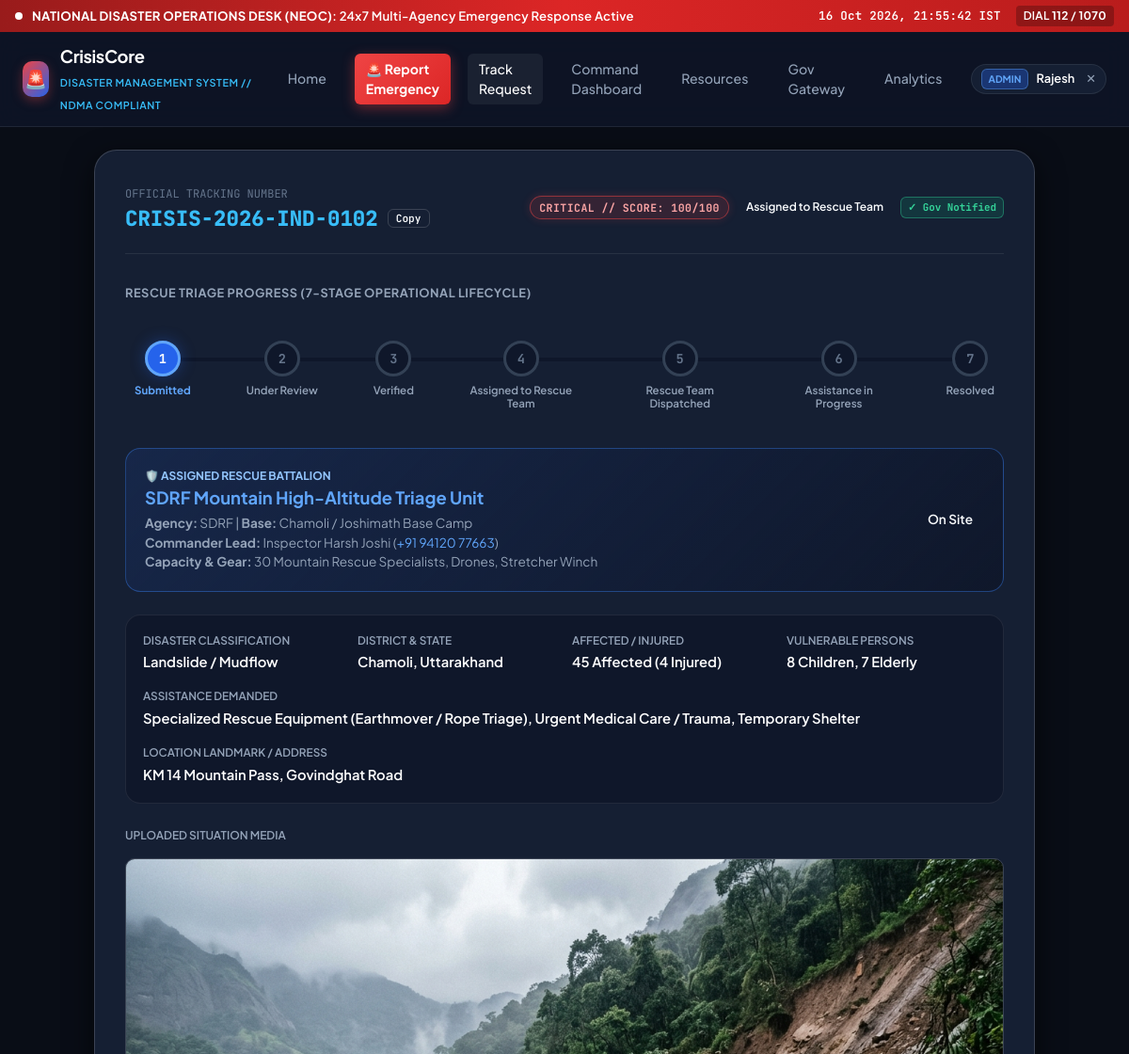
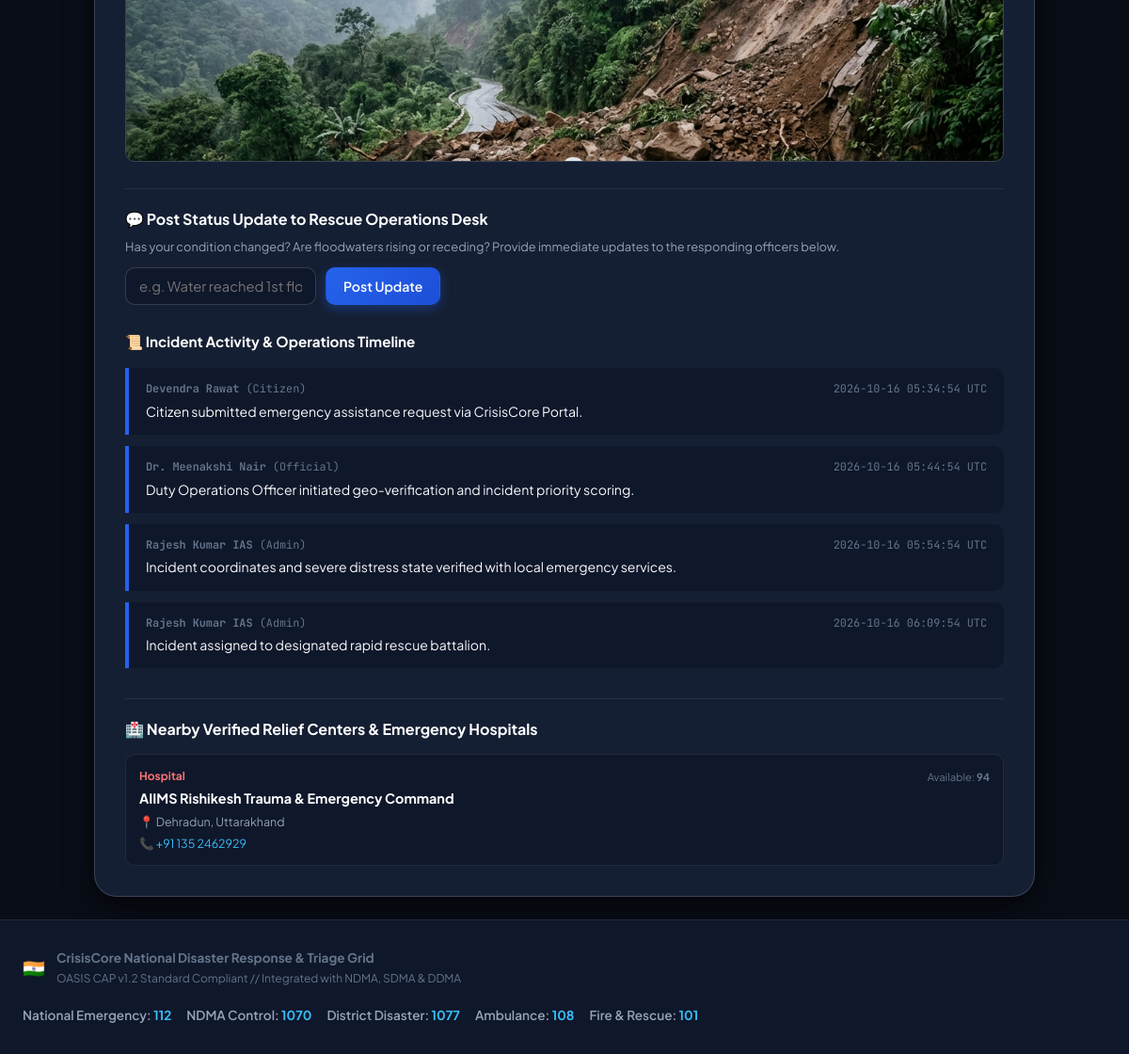
The app's page /track?id=CRISIS-2026-IND-0102 (signed in) with its own data (2 pictures, top to bottom).
### tables this page shows
CREATE TABLE incidents (
        id INTEGER PRIMARY KEY AUTOINCREMENT,
        tracking_id TEXT UNIQUE NOT NULL,
        citizen_name TEXT NOT NULL,
        phone TEXT NOT NULL,
        disaster_type TEXT NOT NULL,
        severity_input TEXT NOT NULL,
        priority_score INTEGER NOT NULL DEFAULT 50,
        priority_level TEXT NOT NULL DEFAULT 'MEDIUM',
        affected_count INTEGER NOT NULL DEFAULT 1,
        injured_count INTEGER NOT NULL DEFAULT 0,
        children_count INTEGER NOT NULL DEFAULT 0,
        elderly_count INTEGER NOT NULL DEFAULT 0,
        lat REAL NOT NULL,
        lng REAL NOT NULL,
        state TEXT NOT NULL,
        district TEXT NOT NULL,
        address TEXT NOT NULL,
        description TEXT NOT NULL,
        problems TEXT,
        assistance_required TEXT NOT NULL,
        status TEXT NOT NULL CHECK(status IN (
            'Submitted',
            'Under Review',
            'Verified',
            'Assigned to Rescue Team',
            'Rescue Team Dispatched',
            'Assistance in Progress',
            'Resolved'
        )) DEFAULT 'Submitted',
        assigned_team_id INTEGER,
        government_sync_status TEXT NOT NULL DEFAULT 'NOT_FORWARDED',
        sync_receipt_id TEXT,
        sync_timestamp TEXT,
        media_url TEXT,
        priority_breakdown_json TEXT,
        created_at TEXT NOT NULL,
        updated_at TEXT NOT NULL,
        FOREIGN KEY (assigned_team_id) REFERENCES rescue_teams(id)
    );

CREATE TABLE rescue_teams (
        id INTEGER PRIMARY KEY AUTOINCREMENT,
        name TEXT NOT NULL,
        agency TEXT NOT NULL,
        contact_lead TEXT NOT NULL,
        phone TEXT NOT NULL,
        base_location TEXT NOT NULL,
        lat REAL NOT NULL,
        lng REAL NOT NULL,
        status TEXT NOT NULL CHECK(status IN ('Available', 'Dispatched', 'On Site', 'Standby')) DEFAULT 'Available',
        specialization TEXT NOT NULL,
        capacity_info TEXT NOT NULL
    );

CREATE TABLE incident_updates (
        id INTEGER PRIMARY KEY AUTOINCREMENT,
        incident_id INTEGER NOT NULL,
        status_from TEXT,
        status_to TEXT NOT NULL,
        notes TEXT NOT NULL,
        author_name TEXT NOT NULL,
        author_role TEXT NOT NULL,
        created_at TEXT NOT NULL,
        FOREIGN KEY (incident_id) REFERENCES incidents(id) ON DELETE CASCADE
    );

CREATE TABLE relief_camps_hospitals (
        id INTEGER PRIMARY KEY AUTOINCREMENT,
        name TEXT NOT NULL,
        type TEXT NOT NULL CHECK(type IN ('Hospital', 'Relief Camp', 'Helipad', 'Emergency Supply Depot')),
        lat REAL NOT NULL,
        lng REAL NOT NULL,
        district TEXT NOT NULL,
        state TEXT NOT NULL,
        total_capacity INTEGER NOT NULL,
        available_capacity INTEGER NOT NULL,
        contact_phone TEXT NOT NULL,
        verified INTEGER NOT NULL DEFAULT 1
    );

### app.py (the view)
@app.route("/track")
def track_request_page():
    tracking_id = request.args.get("id", "").strip()
    phone_query = request.args.get("phone", "").strip()
    incident = None
    updates = []
    assigned_team = None
    nearby_camps = []
    if tracking_id or phone_query:
        conn = get_db()
        cursor = conn.cursor()
        if tracking_id:
            cursor.execute("SELECT * FROM incidents WHERE tracking_id = ?", (tracking_id,))
        else:
            cursor.execute("SELECT * FROM incidents WHERE phone LIKE ? ORDER BY id DESC LIMIT 1", (f"%{phone_query}%",))
        inc_row = cursor.fetchone()
        if inc_row:
            incident = dict(inc_row)
            cursor.execute("SELECT * FROM incident_updates WHERE incident_id = ? ORDER BY id ASC", (incident["id"],))
            updates = [dict(u) for u in cursor.fetchall()]
            if incident.get("assigned_team_id"):
                cursor.execute("SELECT * FROM rescue_teams WHERE id = ?", (incident["assigned_team_id"],))
                team_row = cursor.fetchone()
                if team_row:
                    assigned_team = dict(team_row)
            cursor.execute("""
                SELECT * FROM relief_camps_hospitals
                WHERE district = ? OR state = ?
                ORDER BY available_capacity DESC LIMIT 4
            """, (incident["district"], incident["state"]))
            nearby_camps = [dict(c) for c in cursor.fetchall()]
        conn.close()
    return render_template(
        "tracking.html",
        tracking_id=tracking_id,
        phone_query=phone_query,
        incident=incident,
        updates=updates,
        assigned_team=assigned_team,
        nearby_camps=nearby_camps
    )

### templates/tracking.html (shortened to what this page needs)
{% extends "base.html" %}
{% block content %}
<div class="tracking-container">
  {% if not incident %}
    <div class="form-container-card" style="max-width:680px; text-align:center;">
      <h2 style="font-size:1.6rem; font-weight:800; color:var(--text-bright); margin-bottom:8px;">
        🔍 Live Emergency Request Tracking
      </h2>
      <p style="color:var(--text-muted); font-size:0.92rem; margin-bottom:24px;">
        Check real-time rescue status, assigned battalions, and control room actions.
      </p>
      <form action="/track" method="GET" style="display:flex; flex-direction:column; gap:16px;">
        <div class="track-input-group">
          <input type="text" name="id" placeholder="Enter Tracking ID (e.g. CRISIS-2026-IND-0101)" required>
          <button type="submit" class="btn btn-primary">Track by ID</button>
        </div>
      </form>
      <div style="margin:20px 0; display:flex; align-items:center; gap:12px;">
        <div style="flex:1; height:1px; background:var(--border-subtle);"></div>
        <span style="font-size:0.78rem; color:var(--text-dim); text-transform:uppercase;">or lookup by mobile</span>
        <div style="flex:1; height:1px; background:var(--border-subtle);"></div>
      </div>
      <form action="/track" method="GET">
        <div class="track-input-group">
          <input type="tel" name="phone" placeholder="Enter registered Mobile Number" required>
          <button type="submit" class="btn btn-outline">Find Request</button>
        </div>
      </form>
      {% if tracking_id or phone_query %}
        <div style="margin-top:20px; padding:14px; background:rgba(239,68,68,0.12); border:1px solid rgba(239,68,68,0.3); border-radius:var(--radius-md); color:#fca5a5; font-size:0.85rem;">
          No active emergency request found for "<b>{{ tracking_id or phone_query }}</b>". Please verify the ID or contact <b>112</b> directly.
        </div>
      {% endif %}
    </div>
  {% else %}
    <div class="tracking-dossier-card">
      <div class="tracking-header">
        <div>
          <span style="font-size:0.75rem; color:var(--text-dim); text-transform:uppercase; font-family:var(--font-mono);">
            Official Tracking Number
          </span>
          <div class="tracking-id-tag">
            <span>{{ incident.tracking_id }}</span>
            <button onclick="copyToClipboard('{{ incident.tracking_id }}')" class="btn btn-outline btn-sm" style="padding:2px 8px; font-size:0.7rem;">Copy</button>
          </div>
        </div>
        <div style="display:flex; align-items:center; gap:10px; flex-wrap:wrap;">
          <span class="badge-priority {{ incident.priority_level.lower() }}">
            {{ incident.priority_level }} // Score: {{ incident.priority_score }}/100
          </span>
          <span class="badge-status {{ incident.status.lower().replace(' ', '-') }}">
            {{ incident.status }}
          </span>
          {% if incident.government_sync_status == 'TRANSMITTED' %}
            <span class="badge-gov transmitted" title="Transmitted to Official NDMA/SDMA Gateway">✓ Gov Notified</span>
          {% endif %}
        </div>
      </div>
      {% set stages = [
        "Submitted",
        "Under Review",
        "Verified",
        "Assigned to Rescue Team",
        "Rescue Team Dispatched",
        "Assistance in Progress",
        "Resolved"
      ] %}
      {% set current_index = 0 %}
      {% for s in stages %}
        {% if s == incident.status %}
          {% set current_index = loop.index0 %}
        {% endif %}
      {% endfor %}
      <div style="margin:24px 0 10px 0;">
        <span style="font-size:0.8rem; font-weight:700; color:var(--text-muted); text-transform:uppercase; letter-spacing:0.04em;">
          Rescue Triage Progress (7-Stage Operational Lifecycle)
        </span>
      </div>
      <div class="timeline-progress-track">
        {% for s in stages %}
          {% set step_idx = loop.index0 %}
          <div class="timeline-step-node {% if step_idx < current_index %}completed{% elif step_idx == current_index %}active{% endif %}">
            <div class="node-circle">
              {% if step_idx < current_index %}
                ✓
              {% else %}
                {{ loop.index }}
              {% endif %}
            </div>
            <div class="node-title">{{ s }}</div>
          </div>
        {% endfor %}
      </div>
      {% if assigned_team %}
        <div class="assigned-responder-card">
          <div class="responder-info">
            <div style="font-size:0.75rem; text-transform:uppercase; color:#93c5fd; font-weight:700;">
              🛡️ Assigned Rescue Battalion
            </div>
            <h3>{{ assigned_team.name }}</h3>
            <p>
              <b>Agency:</b> {{ assigned_team.agency }} | <b>Base:</b> {{ assigned_team.base_location }}<br>
              <b>Commander Lead:</b> {{ assigned_team.contact_lead }} (<a href="tel:{{ assigned_team.phone }}" style="color:#60a5fa; text-decoration:none;">{{ assigned_team.phone }}</a>)<br>
              <b>Capacity & Gear:</b> {{ assigned_team.capacity_info }}
            </p>
          </div>
          <div>
            <span class="badge-status {{ assigned_team.status.lower().replace(' ', '-') }}" style="font-size:0.85rem; padding:6px 12px;">
              {{ assigned_team.status }}
            </span>
          </div>
        </div>
      {% endif %}
      <div class="dossier-meta-grid" style="margin-top:24px; padding:18px; background:var(--bg-surface); border-radius:var(--radius-lg); border:1px solid var(--border-subtle);">
        <div class="meta-field">
          <label>Disaster Classification</label>
          <span>{{ incident.disaster_type }}</span>
        </div>
        <div class="meta-field">
          <label>District & State</label>
          <span>{{ incident.district }}, {{ incident.state }}</span>
        </div>
        <div class="meta-field">
          <label>Affected / Injured</label>
          <span>{{ incident.affected_count }} Affected ({{ incident.injured_count }} Injured)</span>
        </div>
        <div class="meta-field">
          <label>Vulnerable Persons</label>
          <span>{{ incident.children_count }} Children, {{ incident.elderly_count }} Elderly</span>
        </div>
        <div class="meta-field" style="grid-column: 1 / -1;">
          <label>Assistance Demanded</label>
          <span>{{ incident.assistance_required }}</span>
        </div>
        <div class="meta-field" style="grid-column: 1 / -1;">
          <label>Location Landmark / Address</label>
          <span>{{ incident.address }}</span>
        </div>
      </div>
      {% if incident.media_url %}
        <div style="margin-top:20px;">
          <span style="font-size:0.75rem; text-transform:uppercase; color:var(--text-muted); font-weight:600;">Uploaded Situation Media</span>
          <div class="photo-preview-box">
            <img src="{{ incident.media_url }}" alt="Situation Photo">
          </div>
        </div>
      {% endif %}
      <div style="margin-top:28px; padding-top:20px; border-top:1px solid var(--border-subtle);">
        <h4 style="font-size:1rem; font-weight:700; color:var(--text-bright); margin-bottom:8px;">
          💬 Post Status Update to Rescue Operations Desk
        </h4>
        <p style="font-size:0.8rem; color:var(--text-muted); margin-bottom:12px;">
          Has your condition changed? Are floodwaters rising or receding? Provide immediate updates to the responding officers below.
        </p>
        <form id="citizenUpdateForm">
          <div style="display:flex; gap:10px;">
            <input type="text" class="form-control" id="citizenNoteInput" placeholder="e.g. Water reached 1st floor; 2 more elderly people gathered on terrace" required>
            <button type="submit" class="btn btn-primary" id="postUpdateBtn">Post Update</button>
          </div>
        </form>
      </div>
      <div class="updates-log-feed">
        <h4 style="font-size:0.95rem; font-weight:700; color:var(--text-bright); margin-bottom:4px;">
          📜 Incident Activity & Operations Timeline
        </h4>
        {% for u in updates %}
          <div class="update-entry">
            <div class="update-entry-meta">
              <span><b>{{ u.author_name }}</b> ({{ u.author_role }})</span>
              <span>{{ u.created_at[:19].replace('T', ' ') }} UTC</span>
            </div>
            <div class="update-entry-notes">{{ u.notes }}</div>
          </div>
        {% endfor %}
      </div>
      {% if nearby_camps %}
        <div style="margin-top:32px; padding-top:20px; border-top:1px solid var(--border-subtle);">
          <h4 style="font-size:1rem; font-weight:700; color:var(--text-bright); margin-bottom:14px;">
            🏥 Nearby Verified Relief Centers & Emergency Hospitals
          </h4>
          <div style="display:grid; grid-template-columns:repeat(auto-fit, minmax(240px, 1fr)); gap:14px;">
            {% for c in nearby_camps %}
              <div style="background:var(--bg-surface); border:1px solid var(--border-subtle); border-radius:var(--radius-md); padding:14px;">
                <div style="display:flex; justify-content:space-between; align-items:center; margin-bottom:4px;">
                  <span style="font-size:0.75rem; font-weight:700; color:{% if c.type == 'Hospital' %}#f87171{% else %}#34d399{% endif %};">
                    {{ c.type }}
                  </span>
                  <span style="font-size:0.7rem; color:var(--text-dim);">Available: <b>{{ c.available_capacity }}</b></span>
                </div>
                <div style="font-size:0.9rem; font-weight:700; color:var(--text-bright);">{{ c.name }}</div>
                <div style="font-size:0.78rem; color:var(--text-muted); margin:4px 0;">📍 {{ c.district }}, {{ c.state }}</div>
                <div style="font-size:0.78rem; color:#38bdf8;">📞 <a href="tel:{{ c.contact_phone }}" style="color:inherit; text-decoration:none;">{{ c.contact_phone }}</a></div>
              </div>
            {% endfor %}
          </div>
        </div>
      {% endif %}
    </div>
  {% endif %}
</div>
{% endblock %}

### records on screen
incidents: tracking_id "CRISIS-2026-IND-0102", priority_level "CRITICAL", priority_score "100", status "Assigned to Rescue Team", disaster_type "Landslide / Mudflow", district "Chamoli", state "Uttarakhand", affected_count "45", injured_count "4", children_count "8", elderly_count "7", assistance_required "Specialized Rescue Equipment (Earthmover / Rope Triage), Urgent Medical Care / Trauma, Temporary Shelter", address "KM 14 Mountain Pass, Govindghat Road", media_url (picture)
rescue_teams: name "SDRF Mountain High-Altitude Triage Unit", agency "SDRF", base_location "Chamoli / Joshimath Base Camp", contact_lead "Inspector Harsh Joshi", phone "+91 94120 77663", capacity_info "30 Mountain Rescue Specialists, Drones, Stretcher Winch", status "On Site"
incident_updates: author_name "Devendra Rawat", author_role "Citizen", created_at "2026-10-16 05:34:54", notes "Citizen submitted emergency assistance request via CrisisCore Portal."
incident_updates: author_name "Dr. Meenakshi Nair", author_role "Official", created_at "2026-10-16 05:44:54", notes "Duty Operations Officer initiated geo-verification and incident priority scoring."
incident_updates: author_name "Rajesh Kumar IAS", author_role "Admin", created_at "2026-10-16 05:54:54", notes "Incident coordinates and severe distress state verified with local emergency services."
incident_updates: author_name "Rajesh Kumar IAS", author_role "Admin", created_at "2026-10-16 06:09:54", notes "Incident assigned to designated rapid rescue battalion."
relief_camps_hospitals: type "Hospital", available_capacity "94", name "AIIMS Rishikesh Trauma & Emergency Command", district "Dehradun", state "Uttarakhand", contact_phone "+91 135 2462929"

### other values on screen
{{ session.get('role', 'Official') }} "ADMIN"
{{ session.get('full_name', 'Officer').split(' ')[0] }} "Rajesh"
{{ s }} "Submitted" "Under Review" "Verified" "Assigned to Rescue Team" "Rescue Team Dispatched" "Assistance in Progress" "Resolved"
